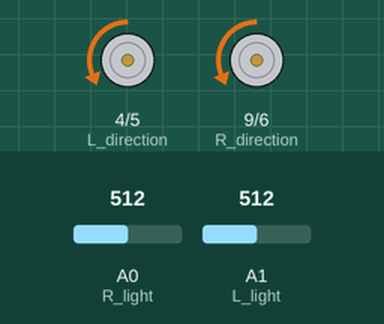
Simulated run of this program. Board: Arduino Uno, built with avr-gcc and run on an emulated ATmega328P. Shown: direction and speed pins drawn as motors (green arrow = direction pin HIGH = forward, orange = LOW = backward, longer = more drive). The test bench sets the inputs (shaded band); at power-on: A0 (R_light) = 512, A1 (L_light) = 512.

Above: at 1.2 s.
1.3 s: A0 (R_light) set to 716
At 2.4 s:
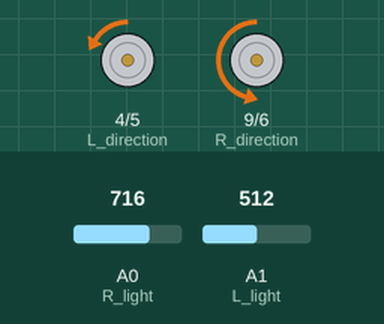
2.8 s: A1 (L_light) set to 306
At 3.5 s:
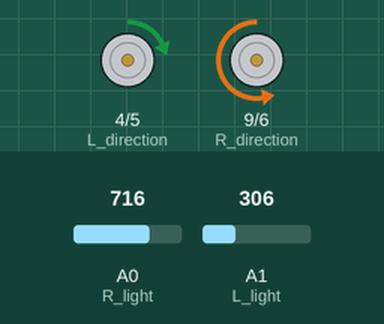
4.3 s: A0 (R_light) set to 290
At 4.7 s:
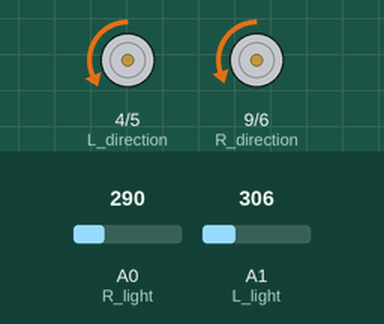
5.8 s: A1 (L_light) set to 716
At 7.0 s:
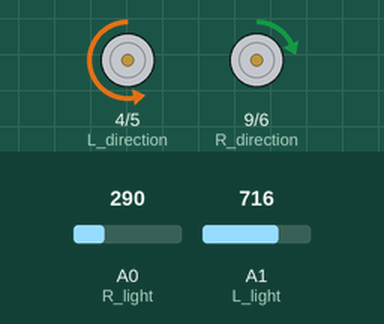
7.3 s: A1 (L_light) set to 290
At 8.2 s:
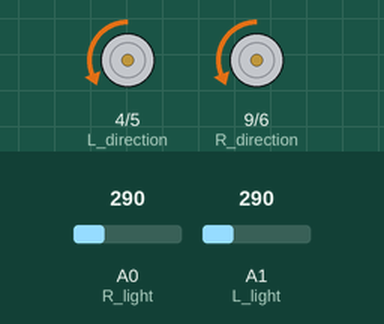
8.8 s: A1 (L_light) set to 900
At 9.3 s:
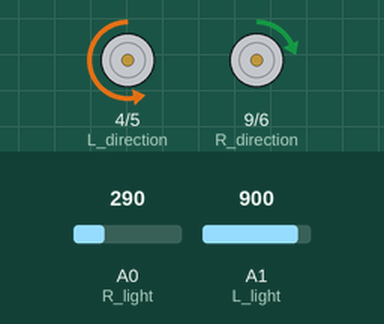
Timing chart, 0 to 11.3 s (numbered marks = the images above; inputs shaded):
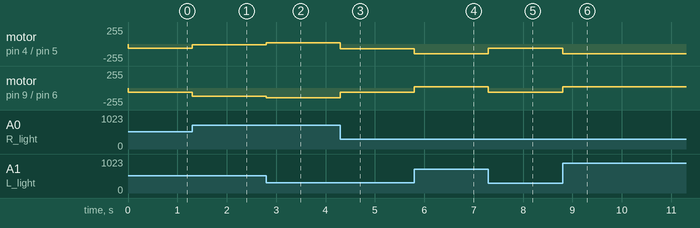

The program:

main.cpp
```cpp
#include <Arduino.h>

class Robot {
  private:
          int L_direction;
          int L_speed;
          int R_speed;
          int R_direction;

  public:
          Robot() {
            L_direction = 4;
            L_speed = 5;
            R_speed = 6;
            R_direction = 9;
          }


          int getL_direction() {
            return L_direction;
          }
          int getL_speed() {
            return L_speed;
          }
          int getR_speed() {
            return R_speed;
          }
          int getR_direction() {
            return R_direction;
          }

          void leftMotor (int speed) {
            if (speed > 0) { //jedź do przodu

              speed = map(speed, 0, 100, 0, 165); //165 to maksymalna prędkość
              digitalWrite(L_direction, 0); //lewy silnik - obrót w prawo
              analogWrite(L_speed, speed); //prędkość lewego silnika PWM
            }
            else if (speed < 0) { //jedź do tyłu
              speed = abs(speed); //zamień na liczbę dodatnią
              speed = map(speed, 0, 100, 0, 165); //165 to maksymalna prędkość
              digitalWrite(L_direction, 1); //lewy silnik - obrót w lewo
              analogWrite(L_speed, speed); //prędkość lewego silnika w PWM
            }
            else {
              analogWrite(L_speed, 0);
            }
          }

          void rightMotor (int speed) {
            if (speed > 0) { //jedź do przodu
              speed = map(speed, 0, 100, 0, 165); //165 to maksymalna prędkość
              digitalWrite(R_direction, 0); //prawy silnik - obrót w prawo
              analogWrite(R_speed, speed); //prędkość prawego silnika PWM
            }
            else if (speed < 0) { //jedź do tyłu
              speed = abs(speed); //zamień na liczbę dodatnią
              speed = map(speed, 0, 100, 0, 165); //165 to maksymalna prędkość
              digitalWrite(R_direction, 1); //lewy silnik - obrót w lewo
              analogWrite(R_speed, speed); //prędkość lewego silnika w procentach
            }
            else {
              analogWrite(R_speed, 0);
            }
          }

          void stopRobot() {
            analogWrite(L_speed, 0);
            analogWrite(R_speed, 0);
          }
};

class LightFollower : public Robot {
  private:
          int L_light;
          int R_light;
          int LIGHT_MIN;
          int LIGHT_MAX;

  public:
          LightFollower() {
            L_light = 15;
            R_light = 14;
            LIGHT_MIN = -300;
            LIGHT_MAX = 300;
          }

          int following() {
            int roznica = analogRead(L_light) - analogRead(R_light);
            if (roznica < LIGHT_MIN) {
              roznica = LIGHT_MIN;
            }
            else if (roznica > LIGHT_MAX) {
              roznica = LIGHT_MAX;
            }
            return map(roznica, LIGHT_MIN, LIGHT_MAX, -50, 50);
          }
};

LightFollower robot;

void setup() {
  pinMode(robot.getL_direction(), OUTPUT);
  pinMode(robot.getL_speed(), OUTPUT);
  pinMode(robot.getR_speed(), OUTPUT);
  pinMode(robot.getR_direction(), OUTPUT);
}

void loop() {
  int roznica = robot.following();
  robot.leftMotor(40 + roznica);
  robot.rightMotor(40 - roznica);
}
```

Measured:
- after the input at 1.3 s, motor on pin 4 (L_direction) / pin 5 (L_speed): backward 66/255 → backward 9/255 at once; motor on pin 9 (R_direction) / pin 6 (R_speed): backward 66/255 → backward 122/255 at once
- after the input at 2.8 s, motor on pin 4 (L_direction) / pin 5 (L_speed): backward 9/255 → forward 16/255 at once; motor on pin 9 (R_direction) / pin 6 (R_speed): backward 122/255 → backward 148/255 at once
- after the input at 4.3 s, motor on pin 4 (L_direction) / pin 5 (L_speed): forward 16/255 → backward 69/255 at once; motor on pin 9 (R_direction) / pin 6 (R_speed): backward 148/255 → backward 62/255 at once
- after the input at 5.8 s, motor on pin 4 (L_direction) / pin 5 (L_speed): backward 69/255 → backward 148/255 at once; motor on pin 9 (R_direction) / pin 6 (R_speed): backward 62/255 → forward 16/255 at once
- after the input at 7.3 s, motor on pin 4 (L_direction) / pin 5 (L_speed): backward 148/255 → backward 66/255 at once; motor on pin 9 (R_direction) / pin 6 (R_speed): forward 16/255 → backward 66/255 at once
- after the input at 8.8 s, motor on pin 4 (L_direction) / pin 5 (L_speed): backward 66/255 → backward 148/255 at once; motor on pin 9 (R_direction) / pin 6 (R_speed): backward 66/255 → forward 16/255 at once
